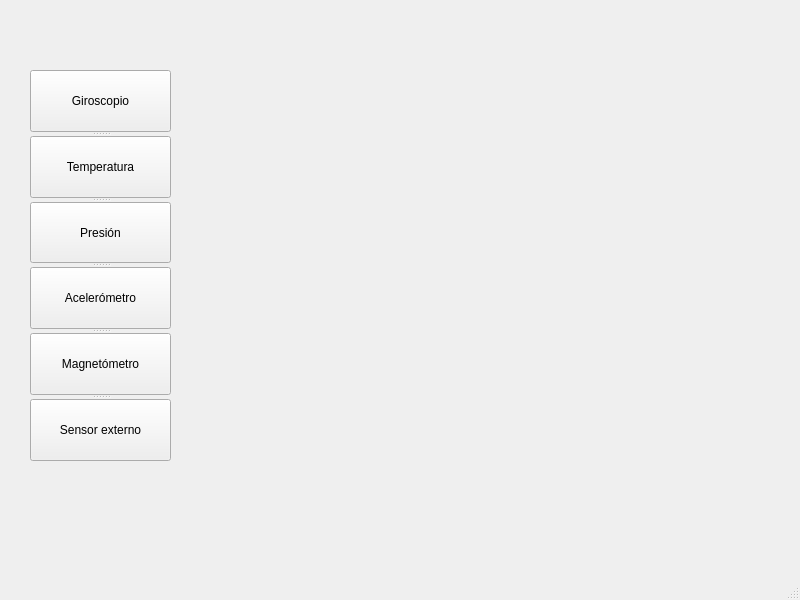
<?xml version="1.0" encoding="UTF-8"?>
<ui version="4.0">
 <class>MainWindow</class>
 <widget class="QMainWindow" name="MainWindow">
  <property name="geometry">
   <rect>
    <x>0</x>
    <y>0</y>
    <width>800</width>
    <height>600</height>
   </rect>
  </property>
  <property name="minimumSize">
   <size>
    <width>800</width>
    <height>600</height>
   </size>
  </property>
  <property name="maximumSize">
   <size>
    <width>800</width>
    <height>600</height>
   </size>
  </property>
  <property name="windowTitle">
   <string>MainWindow</string>
  </property>
  <widget class="QWidget" name="centralwidget">
   <widget class="PlotWidget" name="graphWidget" native="true">
    <property name="geometry">
     <rect>
      <x>190</x>
      <y>50</y>
      <width>571</width>
      <height>431</height>
     </rect>
    </property>
   </widget>
   <widget class="QSplitter" name="splitter">
    <property name="geometry">
     <rect>
      <x>30</x>
      <y>70</y>
      <width>141</width>
      <height>391</height>
     </rect>
    </property>
    <property name="orientation">
     <enum>Qt::Vertical</enum>
    </property>
    <widget class="QPushButton" name="gyroButton">
     <property name="text">
      <string>Giroscopio</string>
     </property>
    </widget>
    <widget class="QPushButton" name="tempButton">
     <property name="text">
      <string>Temperatura</string>
     </property>
    </widget>
    <widget class="QPushButton" name="pressureButton">
     <property name="text">
      <string>Presión</string>
     </property>
    </widget>
    <widget class="QPushButton" name="accButton">
     <property name="text">
      <string>Acelerómetro</string>
     </property>
    </widget>
    <widget class="QPushButton" name="magButton">
     <property name="text">
      <string>Magnetómetro</string>
     </property>
    </widget>
    <widget class="QPushButton" name="sensButton">
     <property name="text">
      <string>Sensor externo</string>
     </property>
    </widget>
   </widget>
  </widget>
  <widget class="QMenuBar" name="menubar">
   <property name="geometry">
    <rect>
     <x>0</x>
     <y>0</y>
     <width>800</width>
     <height>26</height>
    </rect>
   </property>
  </widget>
  <widget class="QStatusBar" name="statusbar"/>
 </widget>
 <customwidgets>
  <customwidget>
   <class>PlotWidget</class>
   <extends>QWidget</extends>
   <header>pyqtgraph</header>
   <container>1</container>
  </customwidget>
 </customwidgets>
 <resources/>
 <connections/>
</ui>
